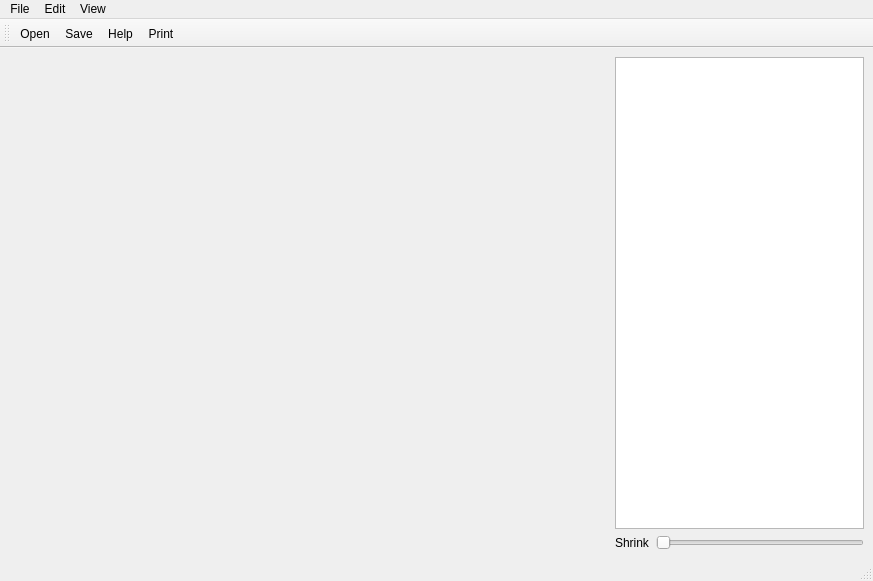
<?xml version="1.0" encoding="UTF-8"?>
<ui version="4.0">
 <class>MainWindow</class>
 <widget class="QMainWindow" name="MainWindow">
  <property name="geometry">
   <rect>
    <x>0</x>
    <y>0</y>
    <width>873</width>
    <height>581</height>
   </rect>
  </property>
  <property name="windowTitle">
   <string>MainWindow</string>
  </property>
  <widget class="QWidget" name="centralwidget">
   <layout class="QVBoxLayout" name="verticalLayout_3">
    <item>
     <layout class="QVBoxLayout" name="verticalLayout">
      <item>
       <layout class="QHBoxLayout" name="horizontalLayout">
        <item>
         <widget class="QVTKOpenGLWidget" name="qvtkWidget" native="true">
          <property name="minimumSize">
           <size>
            <width>600</width>
            <height>400</height>
           </size>
          </property>
         </widget>
        </item>
        <item>
         <layout class="QVBoxLayout" name="verticalLayout_2">
          <item>
           <widget class="QListView" name="listView"/>
          </item>
          <item>
           <layout class="QHBoxLayout" name="horizontalLayout_2">
            <item>
             <widget class="QLabel" name="label">
              <property name="text">
               <string>Shrink</string>
              </property>
             </widget>
            </item>
            <item>
             <widget class="QSlider" name="horizontalSlider">
              <property name="orientation">
               <enum>Qt::Horizontal</enum>
              </property>
             </widget>
            </item>
           </layout>
          </item>
         </layout>
        </item>
       </layout>
      </item>
     </layout>
    </item>
   </layout>
  </widget>
  <widget class="QMenuBar" name="menubar">
   <property name="geometry">
    <rect>
     <x>0</x>
     <y>0</y>
     <width>873</width>
     <height>27</height>
    </rect>
   </property>
   <widget class="QMenu" name="menuFile">
    <property name="title">
     <string>File</string>
    </property>
    <addaction name="actionFileOpen"/>
    <addaction name="actionFileSave"/>
   </widget>
   <widget class="QMenu" name="menuEdit">
    <property name="title">
     <string>Edit</string>
    </property>
    <addaction name="actionReset_Filters"/>
   </widget>
   <widget class="QMenu" name="menuView">
    <property name="title">
     <string>View</string>
    </property>
    <addaction name="actionReset_Camera"/>
   </widget>
   <addaction name="menuFile"/>
   <addaction name="menuEdit"/>
   <addaction name="menuView"/>
  </widget>
  <widget class="QStatusBar" name="statusbar"/>
  <widget class="QToolBar" name="toolBar">
   <property name="windowTitle">
    <string>toolBar</string>
   </property>
   <attribute name="toolBarArea">
    <enum>TopToolBarArea</enum>
   </attribute>
   <attribute name="toolBarBreak">
    <bool>false</bool>
   </attribute>
   <addaction name="actionFileOpen"/>
   <addaction name="actionFileSave"/>
   <addaction name="actionHelp"/>
   <addaction name="actionPrint"/>
  </widget>
  <action name="actionFileOpen">
   <property name="icon">
    <iconset resource="../Icons/icons.qrc">
     <normaloff>:/Icons/fileopen.png</normaloff>:/Icons/fileopen.png</iconset>
   </property>
   <property name="text">
    <string>Open</string>
   </property>
  </action>
  <action name="actionFileSave">
   <property name="icon">
    <iconset resource="../Icons/icons.qrc">
     <normaloff>:/Icons/filesave.png</normaloff>:/Icons/filesave.png</iconset>
   </property>
   <property name="text">
    <string>Save</string>
   </property>
  </action>
  <action name="actionHelp">
   <property name="icon">
    <iconset resource="../Icons/icons.qrc">
     <normaloff>:/Icons/help.png</normaloff>:/Icons/help.png</iconset>
   </property>
   <property name="text">
    <string>Help</string>
   </property>
  </action>
  <action name="actionPrint">
   <property name="icon">
    <iconset resource="../Icons/icons.qrc">
     <normaloff>:/Icons/print.png</normaloff>:/Icons/print.png</iconset>
   </property>
   <property name="text">
    <string>Print</string>
   </property>
  </action>
  <action name="actionReset_Camera">
   <property name="text">
    <string>Reset Camera</string>
   </property>
  </action>
  <action name="actionReset_Filters">
   <property name="text">
    <string>Reset Filters</string>
   </property>
  </action>
 </widget>
 <customwidgets>
  <customwidget>
   <class>QVTKOpenGLWidget</class>
   <extends>QWidget</extends>
   <header>QVTKOpenGLWidget.h</header>
  </customwidget>
 </customwidgets>
 <resources>
  <include location="../Icons/icons.qrc"/>
 </resources>
 <connections/>
</ui>
